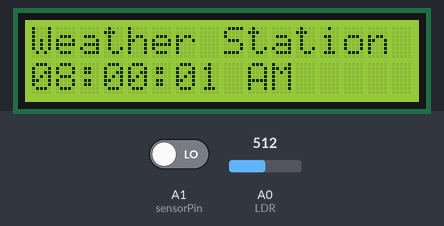
This sketch was run on a simulated Arduino Uno, built with avr-gcc and run on an emulated ATmega328P. On the bench: 16×2 character LCD. The inputs (shaded band) are chosen by the test bench; at power-on: A1 (sensorPin) LOW, A0 (LDR) = 512. What the sketch prints to the serial monitor is not drawn.

Above: at 1.2 s.
1.3 s: A1 (sensorPin) driven HIGH
7.1 s: A0 (LDR) set to 716
17.7 s: A0 (LDR) set to 900
At 34.7 s:
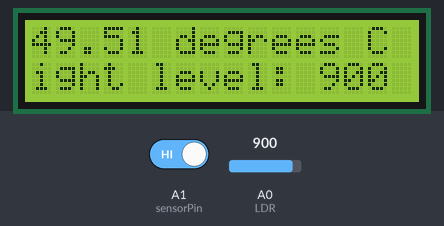
35.8 s: A1 (sensorPin) driven LOW
At 49.8 s:
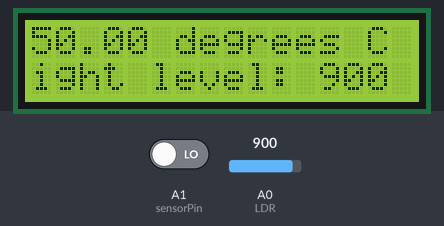
50.9 s: A0 (LDR) set to 1023
At 65.0 s:
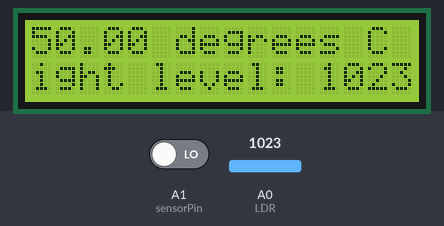

Measured:
- what the display in image 1 shows lasts 0.6 s, from 34.3 s to 34.9 s

The sketch:

weather_station.ino
```cpp
#include <LiquidCrystal.h>

LiquidCrystal lcd(12, 11, 5, 4, 3, 2);

int lightlevel=0;
int LDR = A0; //light detection
int TMP = A1; //temperature detection
int sensorPin = A1;

unsigned long previousMil = 0;
unsigned long currentMil =0;
const long period = 3000;

int hour=8;
int min=0;
int sec=0;


void setup() {
  Serial.begin(9600);
  lcd.begin (16, 2);
}


void loop() {
  int reading = digitalRead(sensorPin);

  // converting that reading to voltage, for 3.3v arduino use 3.3
  float voltage = reading * 5.0;
  voltage /= 1024.0;

  // print out the voltage
  //Serial.print(voltage); Serial.println(" volts");

  // now print out the temperature
  float temperatureC = (voltage - 0.5) * 100 ;
  //converting from 10 mv per degree wit 500 mV offset to degrees ((voltage - 500mV) times 100)
  Serial.print(temperatureC); Serial.println(" degrees C");

  // now convert to Fahrenheit
  //float temperatureF = (temperatureC * 9.0 / 5.0) + 32.0;
  //Serial.print(temperatureF); Serial.println(" degrees F");

  //LDR
  lightlevel = analogRead(LDR);
  Serial.println(lightlevel);

  //CO2 Level Detection
  float co2 = analogRead(A0);

  lcd.clear();
  lcd.setCursor(0, 0);
  lcd.print("Weather Station");
  print_time();
  delay(3000); //delay of 3 seconds
  /*lcd.setCursor(0, 0);
  lcd.print(temperatureC); lcd.print(" degrees C");
  lcd.setCursor(0, 1);*/
  //lcd.print("light level: ");lcd.print(lightlevel);
  //lcd.setCursor(0,2);
  for (int position = 0; position < 16; position++) {
  	lcd.setCursor(0, 0);
    lcd.print(temperatureC); lcd.print(" degrees C");
    lcd.setCursor(0, 1);
    lcd.print("light level: ");lcd.print(lightlevel);
    lcd.print(" co2 level: ");lcd.print(co2);
    lcd.scrollDisplayLeft();
    delay(500);
  }
  delay(3000);
}


void print_time() {
 if(sec==60){
    min+=1;
    sec=0;
    if(min==60){
      hour+=1;
      min=0;
      if(hour==24){
        hour=0;
      }
    }
  }
  currentMil = millis();
  //Checking if the 3-second period has occurred
  if (currentMil - previousMil >= period) {
    previousMil = currentMil;
    lcd.clear();
  }
  delay(1000);
  sec+=1;
    int hourtemp=0;
    if(hour>12) {hourtemp=(hour-12);}
    else if(hour==0){hourtemp=12;} //12.00 AM
  else {hourtemp=hour;}

    if(hourtemp<10){
      lcd.setCursor(0,1); lcd.print(0);
      lcd.setCursor(1,1); lcd.print(hourtemp);
    }
    else {
      lcd.setCursor(0,1); lcd.print(hourtemp);
    }
    lcd.setCursor(2,1); lcd.print(":");

    if(min<10){
      lcd.setCursor(3,1); lcd.print(0);
      lcd.setCursor(4,1); lcd.print(min);
    }
    else {
      lcd.setCursor(3,1); lcd.print(min);
    }
    lcd.setCursor(5,1); lcd.print(":");

    if(sec<10){
      lcd.setCursor(6,1); lcd.print(0);
      lcd.setCursor(7,1); lcd.print(sec);
    }
    else {
      lcd.setCursor(6,1); lcd.print(sec);
    }

    if(hour<12){
   	  lcd.setCursor(9,1); lcd.print("AM");

  	}
    else{
      lcd.setCursor(9,1); lcd.print("PM");
  	}
    lcd.setCursor(11,1); lcd.print(" ");
}
```
